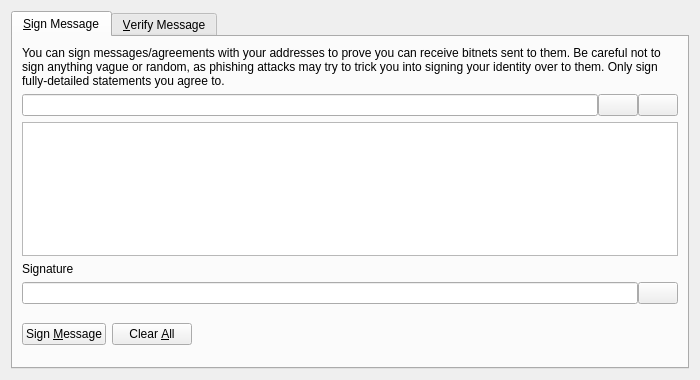
<?xml version="1.0" encoding="UTF-8"?>
<ui version="4.0">
 <class>SignVerifyMessageDialog</class>
 <widget class="QDialog" name="SignVerifyMessageDialog">
  <property name="geometry">
   <rect>
    <x>0</x>
    <y>0</y>
    <width>700</width>
    <height>380</height>
   </rect>
  </property>
  <property name="windowTitle">
   <string>Signatures - Sign / Verify a Message</string>
  </property>
  <property name="modal">
   <bool>true</bool>
  </property>
  <layout class="QVBoxLayout" name="verticalLayout">
   <item>
    <widget class="QTabWidget" name="tabWidget">
     <property name="currentIndex">
      <number>0</number>
     </property>
     <widget class="QWidget" name="tabSignMessage">
      <attribute name="title">
       <string>&amp;Sign Message</string>
      </attribute>
      <layout class="QVBoxLayout" name="verticalLayout_SM">
       <item>
        <widget class="QLabel" name="infoLabel_SM">
         <property name="text">
          <string>You can sign messages/agreements with your addresses to prove you can receive bitnets sent to them. Be careful not to sign anything vague or random, as phishing attacks may try to trick you into signing your identity over to them. Only sign fully-detailed statements you agree to.</string>
         </property>
         <property name="textFormat">
          <enum>Qt::PlainText</enum>
         </property>
         <property name="wordWrap">
          <bool>true</bool>
         </property>
        </widget>
       </item>
       <item>
        <layout class="QHBoxLayout" name="horizontalLayout_1_SM">
         <property name="spacing">
          <number>0</number>
         </property>
         <item>
          <widget class="QValidatedLineEdit" name="addressIn_SM">
           <property name="toolTip">
            <string>The Bitnet address to sign the message with</string>
           </property>
          </widget>
         </item>
         <item>
          <widget class="QPushButton" name="addressBookButton_SM">
           <property name="toolTip">
            <string>Choose previously used address</string>
           </property>
           <property name="text">
            <string/>
           </property>
           <property name="icon">
            <iconset resource="../bitcoin.qrc">
             <normaloff>:/icons/address-book</normaloff>:/icons/address-book</iconset>
           </property>
           <property name="shortcut">
            <string>Alt+A</string>
           </property>
           <property name="autoDefault">
            <bool>false</bool>
           </property>
          </widget>
         </item>
         <item>
          <widget class="QPushButton" name="pasteButton_SM">
           <property name="toolTip">
            <string>Paste address from clipboard</string>
           </property>
           <property name="text">
            <string/>
           </property>
           <property name="icon">
            <iconset resource="../bitcoin.qrc">
             <normaloff>:/icons/editpaste</normaloff>:/icons/editpaste</iconset>
           </property>
           <property name="shortcut">
            <string>Alt+P</string>
           </property>
           <property name="autoDefault">
            <bool>false</bool>
           </property>
          </widget>
         </item>
        </layout>
       </item>
       <item>
        <widget class="QPlainTextEdit" name="messageIn_SM">
         <property name="toolTip">
          <string>Enter the message you want to sign here</string>
         </property>
        </widget>
       </item>
       <item>
        <widget class="QLabel" name="signatureLabel_SM">
         <property name="text">
          <string>Signature</string>
         </property>
         <property name="textFormat">
          <enum>Qt::PlainText</enum>
         </property>
        </widget>
       </item>
       <item>
        <layout class="QHBoxLayout" name="horizontalLayout_2_SM">
         <property name="spacing">
          <number>0</number>
         </property>
         <item>
          <widget class="QLineEdit" name="signatureOut_SM">
           <property name="font">
            <font>
             <italic>true</italic>
            </font>
           </property>
           <property name="readOnly">
            <bool>true</bool>
           </property>
          </widget>
         </item>
         <item>
          <widget class="QPushButton" name="copySignatureButton_SM">
           <property name="toolTip">
            <string>Copy the current signature to the system clipboard</string>
           </property>
           <property name="text">
            <string/>
           </property>
           <property name="icon">
            <iconset resource="../bitcoin.qrc">
             <normaloff>:/icons/editcopy</normaloff>:/icons/editcopy</iconset>
           </property>
           <property name="autoDefault">
            <bool>false</bool>
           </property>
          </widget>
         </item>
        </layout>
       </item>
       <item>
        <layout class="QHBoxLayout" name="horizontalLayout_3_SM">
         <item>
          <widget class="QPushButton" name="signMessageButton_SM">
           <property name="toolTip">
            <string>Sign the message to prove you own this Bitnet address</string>
           </property>
           <property name="text">
            <string>Sign &amp;Message</string>
           </property>
           <property name="icon">
            <iconset resource="../bitcoin.qrc">
             <normaloff>:/icons/edit</normaloff>:/icons/edit</iconset>
           </property>
           <property name="autoDefault">
            <bool>false</bool>
           </property>
          </widget>
         </item>
         <item>
          <widget class="QPushButton" name="clearButton_SM">
           <property name="toolTip">
            <string>Reset all sign message fields</string>
           </property>
           <property name="text">
            <string>Clear &amp;All</string>
           </property>
           <property name="icon">
            <iconset resource="../bitcoin.qrc">
             <normaloff>:/icons/remove</normaloff>:/icons/remove</iconset>
           </property>
           <property name="autoDefault">
            <bool>false</bool>
           </property>
          </widget>
         </item>
         <item>
          <spacer name="horizontalSpacer_1_SM">
           <property name="orientation">
            <enum>Qt::Horizontal</enum>
           </property>
           <property name="sizeHint" stdset="0">
            <size>
             <width>40</width>
             <height>48</height>
            </size>
           </property>
          </spacer>
         </item>
         <item>
          <widget class="QLabel" name="statusLabel_SM">
           <property name="font">
            <font>
             <weight>75</weight>
             <bold>true</bold>
            </font>
           </property>
           <property name="text">
            <string/>
           </property>
           <property name="wordWrap">
            <bool>true</bool>
           </property>
          </widget>
         </item>
         <item>
          <spacer name="horizontalSpacer_2_SM">
           <property name="orientation">
            <enum>Qt::Horizontal</enum>
           </property>
           <property name="sizeHint" stdset="0">
            <size>
             <width>40</width>
             <height>48</height>
            </size>
           </property>
          </spacer>
         </item>
        </layout>
       </item>
      </layout>
     </widget>
     <widget class="QWidget" name="tabVerifyMessage">
      <attribute name="title">
       <string>&amp;Verify Message</string>
      </attribute>
      <layout class="QVBoxLayout" name="verticalLayout_VM">
       <item>
        <widget class="QLabel" name="infoLabel_VM">
         <property name="text">
          <string>Enter the receiver's address, message (ensure you copy line breaks, spaces, tabs, etc. exactly) and signature below to verify the message. Be careful not to read more into the signature than what is in the signed message itself, to avoid being tricked by a man-in-the-middle attack. Note that this only proves the signing party receives with the address, it cannot prove sendership of any transaction!</string>
         </property>
         <property name="textFormat">
          <enum>Qt::PlainText</enum>
         </property>
         <property name="alignment">
          <set>Qt::AlignLeading|Qt::AlignLeft|Qt::AlignTop</set>
         </property>
         <property name="wordWrap">
          <bool>true</bool>
         </property>
        </widget>
       </item>
       <item>
        <layout class="QHBoxLayout" name="horizontalLayout_1_VM">
         <property name="spacing">
          <number>0</number>
         </property>
         <item>
          <widget class="QValidatedLineEdit" name="addressIn_VM">
           <property name="toolTip">
            <string>The Bitnet address the message was signed with</string>
           </property>
          </widget>
         </item>
         <item>
          <widget class="QPushButton" name="addressBookButton_VM">
           <property name="toolTip">
            <string>Choose previously used address</string>
           </property>
           <property name="text">
            <string/>
           </property>
           <property name="icon">
            <iconset resource="../bitcoin.qrc">
             <normaloff>:/icons/address-book</normaloff>:/icons/address-book</iconset>
           </property>
           <property name="shortcut">
            <string>Alt+A</string>
           </property>
           <property name="autoDefault">
            <bool>false</bool>
           </property>
          </widget>
         </item>
        </layout>
       </item>
       <item>
        <widget class="QPlainTextEdit" name="messageIn_VM"/>
       </item>
       <item>
        <widget class="QValidatedLineEdit" name="signatureIn_VM"/>
       </item>
       <item>
        <layout class="QHBoxLayout" name="horizontalLayout_2_VM">
         <item>
          <widget class="QPushButton" name="verifyMessageButton_VM">
           <property name="toolTip">
            <string>Verify the message to ensure it was signed with the specified Bitnet address</string>
           </property>
           <property name="text">
            <string>Verify &amp;Message</string>
           </property>
           <property name="icon">
            <iconset resource="../bitcoin.qrc">
             <normaloff>:/icons/transaction_0</normaloff>:/icons/transaction_0</iconset>
           </property>
           <property name="autoDefault">
            <bool>false</bool>
           </property>
          </widget>
         </item>
         <item>
          <widget class="QPushButton" name="clearButton_VM">
           <property name="toolTip">
            <string>Reset all verify message fields</string>
           </property>
           <property name="text">
            <string>Clear &amp;All</string>
           </property>
           <property name="icon">
            <iconset resource="../bitcoin.qrc">
             <normaloff>:/icons/remove</normaloff>:/icons/remove</iconset>
           </property>
           <property name="autoDefault">
            <bool>false</bool>
           </property>
          </widget>
         </item>
         <item>
          <spacer name="horizontalSpacer_1_VM">
           <property name="orientation">
            <enum>Qt::Horizontal</enum>
           </property>
           <property name="sizeHint" stdset="0">
            <size>
             <width>40</width>
             <height>48</height>
            </size>
           </property>
          </spacer>
         </item>
         <item>
          <widget class="QLabel" name="statusLabel_VM">
           <property name="font">
            <font>
             <weight>75</weight>
             <bold>true</bold>
            </font>
           </property>
           <property name="text">
            <string/>
           </property>
           <property name="wordWrap">
            <bool>true</bool>
           </property>
          </widget>
         </item>
         <item>
          <spacer name="horizontalSpacer_2_VM">
           <property name="orientation">
            <enum>Qt::Horizontal</enum>
           </property>
           <property name="sizeHint" stdset="0">
            <size>
             <width>40</width>
             <height>48</height>
            </size>
           </property>
          </spacer>
         </item>
        </layout>
       </item>
      </layout>
     </widget>
    </widget>
   </item>
  </layout>
 </widget>
 <customwidgets>
  <customwidget>
   <class>QValidatedLineEdit</class>
   <extends>QLineEdit</extends>
   <header>qt/qvalidatedlineedit.h</header>
  </customwidget>
 </customwidgets>
 <resources>
  <include location="../bitcoin.qrc"/>
 </resources>
 <connections/>
</ui>
